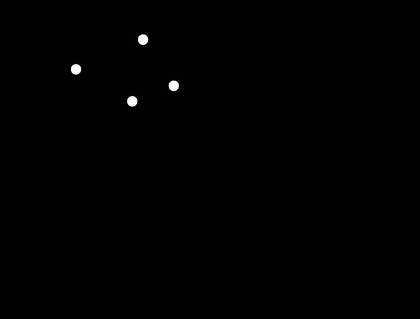
%> input picture week3/sliding_window/mask3.png, 420 x 319 px, shrunk from 1628 x 1236 before the run
$ octave main.m   (GNU Octave 9; MATLAB toolbox functions it lacks are replaced by stand-ins)
%> lines starting %> are read from the running program, lines starting %| are printed output that depends on the picture; in (x1, y1, x2, y2) boxes, pixels count from 0 and x2, y2 are one past the last pixel; in counts of white or black regions, pixels touching at a corner belong together; the program's own positions count from 1
### week3/sliding_window/SlidingWindow.m
function [ uniqueWindowCandidates ] = SlidingWindow( im, window_w_maxmin, window_h_maxmin,filling_ratio,joining_threshold,jump_interval)

[rows,cols] = size(im);
nSizes = 6;
window_w_vector = round(linspace(window_w_maxmin(1),window_w_maxmin(2),nSizes));
window_h_vector = round(linspace(window_h_maxmin(1),window_h_maxmin(2),nSizes));

% Search for candidates
windowCandidates=[];
windowIdentifiers = [];
referenceWindows = [struct('x',-Inf,'y',-Inf,'w',0,'h',0)]; % Added to always have a reference
window_idx = 0;

for i=1:jump_interval:rows-window_h_maxmin(2)+1
    for j=1:jump_interval:cols-window_w_maxmin(2)+1
        % Try different window sizes
        last_window_fr = -Inf;
        for s=1:nSizes
            window_w = window_w_vector(s);
            window_h = window_h_vector(s);

            adjusted_i = i+floor((window_w_maxmin(2)-window_w)/2);
            adjusted_j = j+floor((window_h_maxmin(2)-window_h)/2);

            % Compute window's filling rate
            window = im(adjusted_i:adjusted_i+window_h-1,adjusted_j:adjusted_j+window_w-1);
            window_fr = sum(window(:))/(window_h*window_w);

            if window_fr<filling_ratio
                break
            end
            last_window_fr = window_fr;
        end
        if window_fr<filling_ratio && s>1
            window_w = window_w_vector(s-1);
            window_h = window_h_vector(s-1);
            adjusted_i = i+floor((window_w_maxmin(2)-window_w)/2)-1;
            adjusted_j = j+floor((window_h_maxmin(2)-window_h)/2)-1;
        end

        if  last_window_fr >= filling_ratio
            % Look for another similar window
            sameWindow =    ([referenceWindows.x] - window_w_maxmin(2)*joining_threshold <= adjusted_j ...
                & [referenceWindows.x] + window_w_maxmin(2)*joining_threshold >= adjusted_j) ...
                & ([referenceWindows.y] - window_h_maxmin(2)*joining_threshold <= adjusted_i ...
                & [referenceWindows.y] + window_h_maxmin(2)*joining_threshold >= adjusted_i);
            if max(sameWindow) == 0
                % If there is no similar window add the new window as a new
                % independent window to have as reference
                window_idx = window_idx+1;
                windowIdentifiers = [windowIdentifiers window_idx];
                referenceWindows = [referenceWindows struct('x',adjusted_j,'y',adjusted_i,'w',window_w,'h',window_h)];
            else
                % If ther is another similar window mark it to join them
                % later
                windowIdentifiers = [windowIdentifiers find(sameWindow,1,'first')-1];
            end

            % Add the window to the window candidates
            windowCandidates = [windowCandidates struct('x',adjusted_j,'y',adjusted_i,'w',window_w,'h',window_h)];
        end
    end
end

% Unify similar window candidates by the mean of their coordinates
uniqueWindowIdentifiers = unique(windowIdentifiers);
uniqueWindowCandidates = [];
if ~isempty(uniqueWindowIdentifiers)
    for idx = uniqueWindowIdentifiers
        uniqueWindowCandidates = [uniqueWindowCandidates ...
            struct('x',mean([windowCandidates(windowIdentifiers==idx).x]),...
            'y',mean([windowCandidates(windowIdentifiers==idx).y]),...
            'w',mean([windowCandidates(windowIdentifiers==idx).w]),...
            'h',mean([windowCandidates(windowIdentifiers==idx).h]))];
    end
end
end

### week3/sliding_window/main.m
clear;
im = imread('mask3.png')>0;
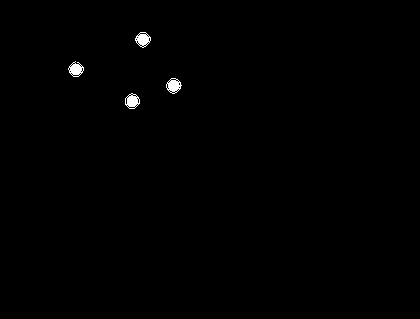
%> im: size 319x420 logical; 0.45% white; 4 white regions, box (x1, y1, x2, y2) and area: (166, 78, 182, 94) 152, (135, 32, 151, 48) 150, (125, 93, 140, 109) 149, (68, 61, 84, 77) 147
filling_ratio = .6;
window_w=[42 50];
window_h=[40 48];
joining_threshold = .5;
tic
[ uniqueWindowCandidates ] = SlidingWindow( im, window_w, window_h,filling_ratio,joining_threshold,10);
%> after the loop in SlidingWindow, `for i=1:jump_interval:rows-window_h_maxmin(2)+1`: referenceWindows = {x -Inf, y -Inf, w 0, h 0}; window_idx = 0
%> in SlidingWindow, `uniqueWindowIdentifiers = unique(windowIdentifiers);`: uniqueWindowIdentifiers = []
%> uniqueWindowCandidates = []
toc
imshow(im);
hold on;
for i=1:length(uniqueWindowCandidates)
    rectangle('Position',[uniqueWindowCandidates(i).x uniqueWindowCandidates(i).y  uniqueWindowCandidates(i).w uniqueWindowCandidates(i).h],'EdgeColor',[1 1 0]);
end
